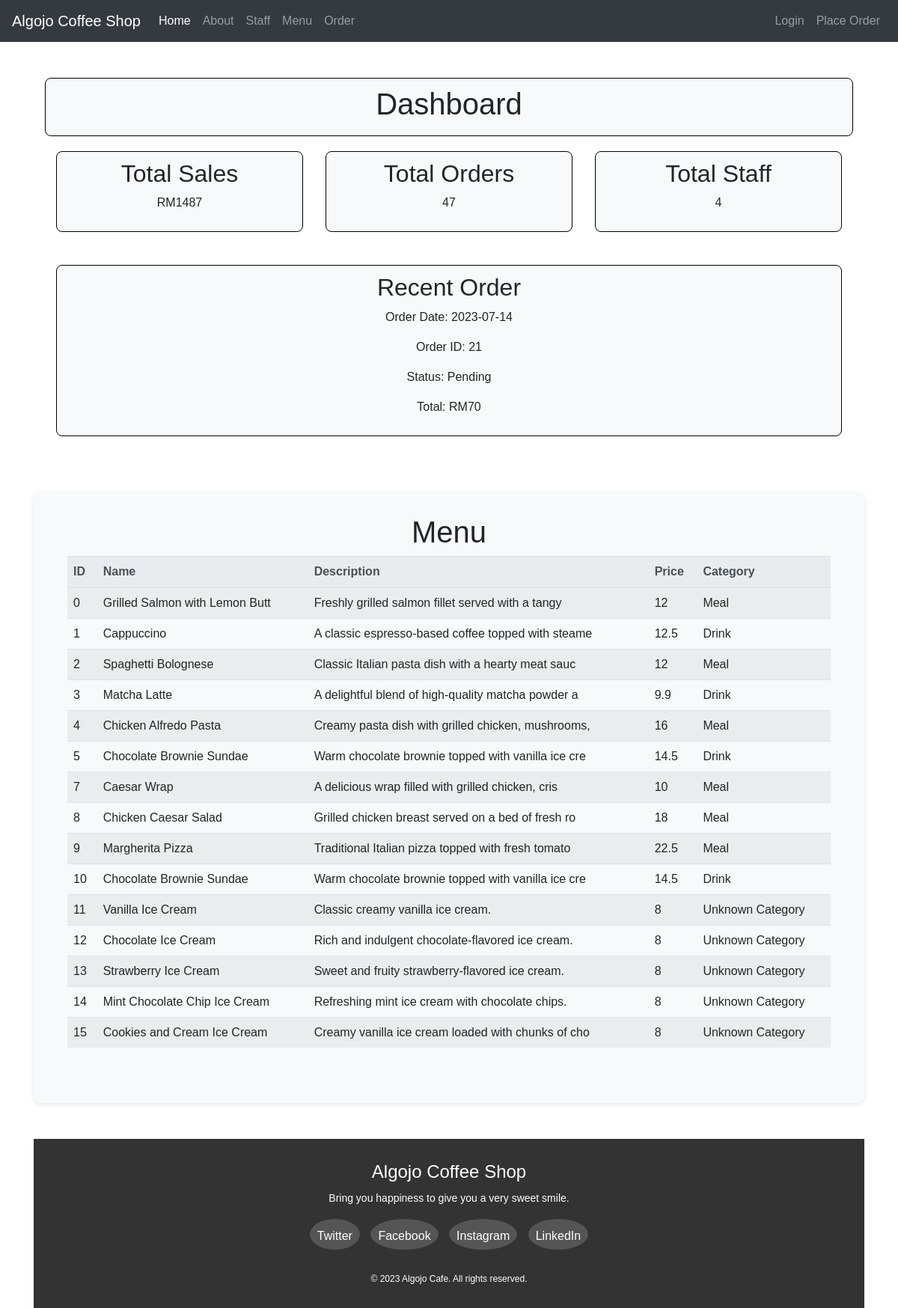
Before: / with the older database file.
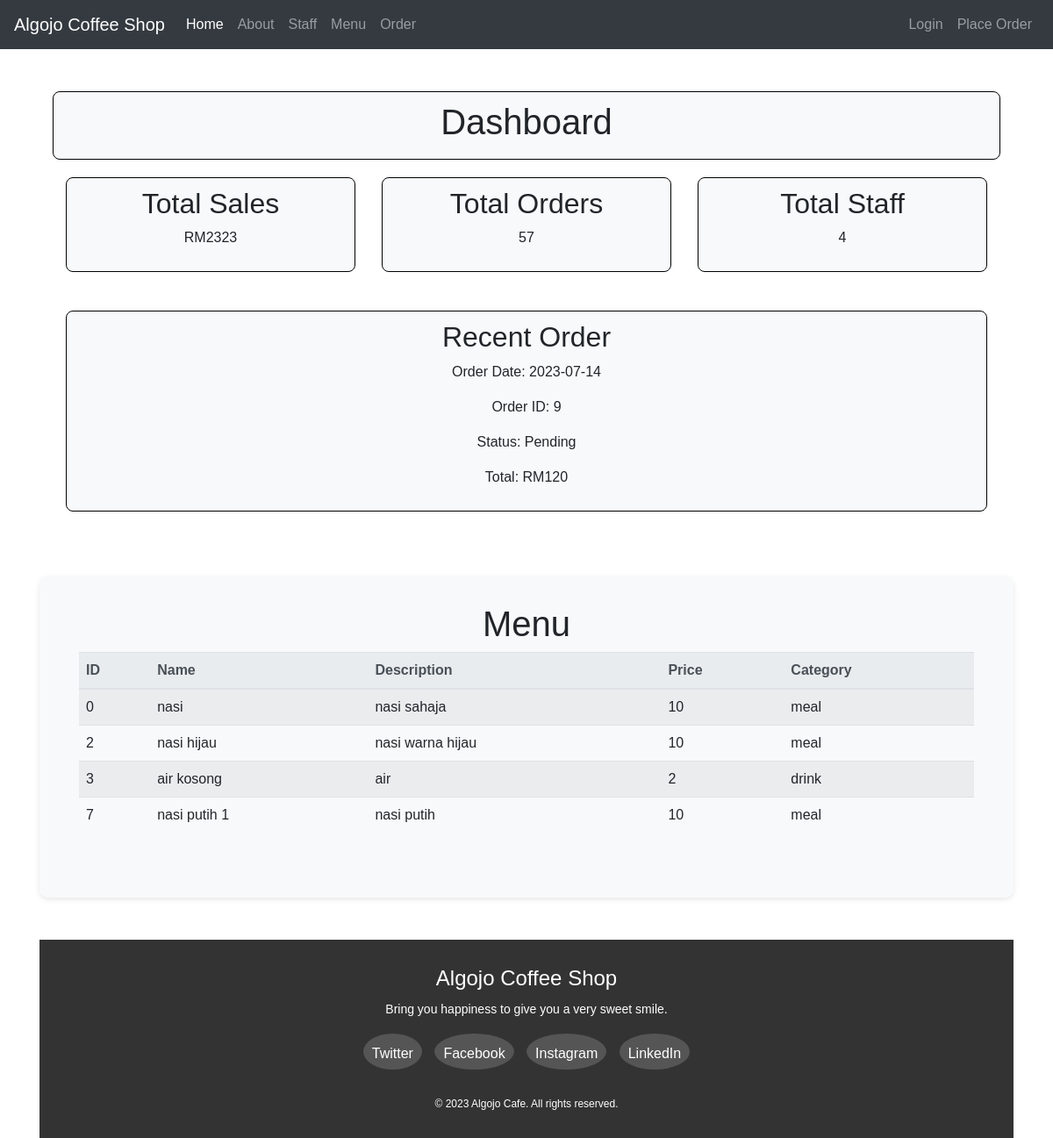
After: the same page with the newer database file.
### tables this page shows
CREATE TABLE `orders` (
  `orderID` int(6) NOT NULL,
  `orderDate` date NOT NULL,
  `statusOrder` varchar(10) NOT NULL,
  `total` float NOT NULL,
  `paymentMethod` varchar(10) NOT NULL,
  `amountPaid` float NOT NULL
);

CREATE TABLE `product` (
  `id` int(11) NOT NULL,
  `name` varchar(30) NOT NULL,
  `description` varchar(50) NOT NULL,
  `price` float NOT NULL,
  `category_id` int(10) NOT NULL
);

CREATE TABLE `category` (
  `id` int(11) NOT NULL,
  `name` varchar(20) NOT NULL,
  `description` varchar(50) NOT NULL
);

### index.php (the view, shortened to what this page needs)
<?php include "header.php"; ?>
<div class="container">
    <?php include 'dashboard.php'; ?>
</div>
<div class="menu-container">
    <div class="container">
        <h1 class="text-center">Menu</h1>
        <?php
        $host = "localhost";
        $username = "root";
        $password = "";
        $database = "test";
        $conn = mysqli_connect($host, $username, $password, $database);
        function getCategoryName($conn, $categoryId) {
            $query = "SELECT name FROM category WHERE id = $categoryId";
            $result = mysqli_query($conn, $query);
            if (mysqli_num_rows($result) > 0) {
                $row = mysqli_fetch_assoc($result);
                return $row['name'];
            } else {
                return "Unknown Category";
            }
        }
        $query = "SELECT * FROM product";
        $result = mysqli_query($conn, $query);
        if (mysqli_num_rows($result) > 0) {
            echo '<table class="table">';
            echo '<thead class="thead-light">';
            echo '<tr><th>ID</th><th>Name</th><th>Description</th><th>Price</th><th>Category</th></tr>';
            echo '</thead>';
            echo '<tbody>';
            while ($row = mysqli_fetch_assoc($result)) {
                $categoryId = $row['category_id'];
                $categoryName = getCategoryName($conn, $categoryId);
                echo '<tr>';
                echo '<td>' . $row['id'] . '</td>';
                echo '<td>' . $row['name'] . '</td>';
                echo '<td>' . $row['description'] . '</td>';
                echo '<td>' . $row['price'] . '</td>';
                echo '<td>' . $categoryName . '</td>';
                echo '</tr>';
            }
            echo '</tbody>';
            echo '</table>';
        } else {
            echo 'No products found.';
        }
        ?>
        <br>
    </div>
</div>
<br><br>
<?php include 'footer.php'; ?>

### dashboard.php (shortened to what this page needs)
<?php
$conn = new mysqli("localhost", "root", "", "test");
$sqlSales = "SELECT SUM(total) AS totalSales FROM orders";
$resultSales = $conn->query($sqlSales);
$rowSales = $resultSales->fetch_assoc();
$totalSales = $rowSales['totalSales'];
$sqlOrders = "SELECT COUNT(*) AS totalOrders FROM orders";
$resultOrders = $conn->query($sqlOrders);
$rowOrders = $resultOrders->fetch_assoc();
$totalOrders = $rowOrders['totalOrders'];
$sqlStaff = "SELECT COUNT(*) AS totalStaff FROM staff";
$resultStaff = $conn->query($sqlStaff);
$rowStaff = $resultStaff->fetch_assoc();
$totalStaff = $rowStaff['totalStaff'];
$sqlRecentOrder = "SELECT orderDate, orderID, statusOrder, total FROM orders ORDER BY orderDate DESC LIMIT 1";
$resultRecentOrder = $conn->query($sqlRecentOrder);
$rowRecentOrder = $resultRecentOrder->fetch_assoc();
echo "<br><div class='container text-center'";
echo "<div class='col'>";
echo "<div class='box'>";
echo "<h1>Dashboard</h1>";
echo "</div>";
echo "<div class='container text-center'>";
echo "<div class='row'>";
echo "<div class='col'>";
echo "<div class='box'>";
echo "<h2>Total Sales</h2>";
echo "<p>RM" . $totalSales . "</p>";
echo "</div>";
echo "</div>";
echo "<div class='col'>";
echo "<div class='box'>";
echo "<h2>Total Orders</h2>";
echo "<p>" . $totalOrders . "</p>";
echo "</div>";
echo "</div>";
echo "<div class='col'>";
echo "<div class='box'>";
echo "<h2>Total Staff</h2>";
echo "<p>" . $totalStaff . "</p>";
echo "</div>";
echo "</div>";
echo "</div>";
echo "</div>";
echo "<br>";
echo "<div class='container text-center'>";
echo "<div class='row'>";
echo "<div class='col'>";
echo "<div class='box'>";
echo "<h2>Recent Order</h2>";
echo "<p>Order Date: " . $rowRecentOrder['orderDate'] . "</p>";
echo "<p>Order ID: " . $rowRecentOrder['orderID'] . "</p>";
echo "<p>Status: " . $rowRecentOrder['statusOrder'] . "</p>";
echo "<p>Total: RM" . $rowRecentOrder['total'] . "</p>";
echo "</div>";
echo "</div>";
echo "</div>";
echo "</div>";
echo "<br>";
?>

Changed rows visible on the page:
no longer on this page (row unchanged): orders: orderDate "2023-07-14", orderID "21", statusOrder "Pending", total "70"
removed product: id "1", name "Cappuccino", description "A classic espresso-based coffee topped with steame", price "12.5", category.name "Drink"
removed product: id "4", name "Chicken Alfredo Pasta", description "Creamy pasta dish with grilled chicken, mushrooms,", price "16", category.name "Meal"
removed product: id "5", name "Chocolate Brownie Sundae", description "Warm chocolate brownie topped with vanilla ice cre", price "14.5", category.name "Drink"
removed product: id "8", name "Chicken Caesar Salad", description "Grilled chicken breast served on a bed of fresh ro", price "18", category.name "Meal"
removed product: id "9", name "Margherita Pizza", description "Traditional Italian pizza topped with fresh tomato", price "22.5", category.name "Meal"
removed product: id "10", name "Chocolate Brownie Sundae", description "Warm chocolate brownie topped with vanilla ice cre", price "14.5", category.name "Drink"
removed product: id "11", name "Vanilla Ice Cream", description "Classic creamy vanilla ice cream.", price "8", categoryName "Unknown Category"
removed product: id "12", name "Chocolate Ice Cream", description "Rich and indulgent chocolate-flavored ice cream.", price "8", categoryName "Unknown Category"
removed product: id "13", name "Strawberry Ice Cream", description "Sweet and fruity strawberry-flavored ice cream.", price "8", categoryName "Unknown Category"
removed product: id "14", name "Mint Chocolate Chip Ice Cream", description "Refreshing mint ice cream with chocolate chips.", price "8", categoryName "Unknown Category"
removed product: id "15", name "Cookies and Cream Ice Cream", description "Creamy vanilla ice cream loaded with chunks of cho", price "8", categoryName "Unknown Category"
added orders: orderDate "2023-07-14", orderID "9", statusOrder "Pending", total "120"
changed product id 0: name "Grilled Salmon with Lemon Butt" → "nasi"; description "Freshly grilled salmon fillet served with a tangy" → "nasi sahaja"; price "12" → "10"; category.name "Meal" → "meal"
changed product id 2: name "Spaghetti Bolognese" → "nasi hijau"; description "Classic Italian pasta dish with a hearty meat sauc" → "nasi warna hijau"; price "12" → "10"; category.name "Meal" → "meal"
changed product id 3: name "Matcha Latte" → "air kosong"; description "A delightful blend of high-quality matcha powder a" → "air"; price "9.9" → "2"; category.name "Drink" → "drink"
changed product id 7: name "Caesar Wrap" → "nasi putih 1"; description "A delicious wrap filled with grilled chicken, cris" → "nasi putih"; category.name "Meal" → "meal"
Other visible differences:
$totalSales: "1487" → "2323"
$totalOrders: "47" → "57"
